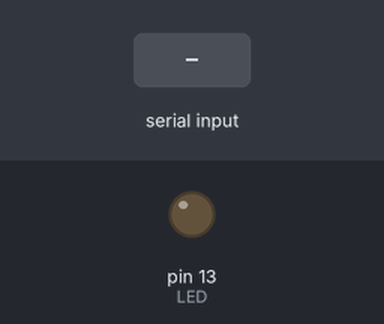
Recording of a sketch running on a simulated Arduino Uno, built with avr-gcc and run on an emulated ATmega328P. On the bench: output pins drawn as LEDs (lit = HIGH). The inputs (shaded band) are chosen by the test bench.

Above: at 1.2 s.
1.3 s: "1" received over Serial
At 2.2 s:
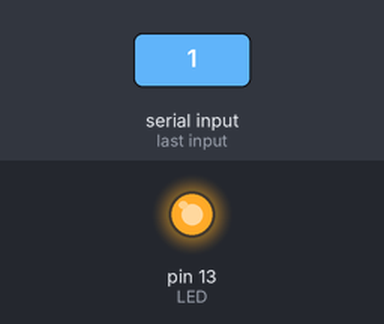
2.8 s: "0" received over Serial
At 3.4 s:
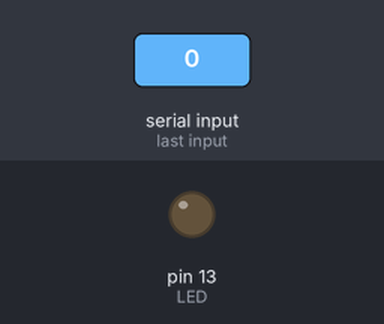
Timing chart, 0 to 5.8 s (numbered marks = the images above; inputs shaded):
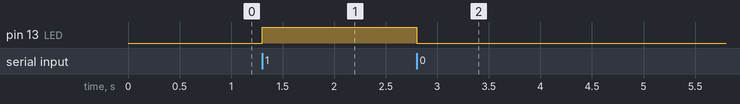

The sketch:

TestComm.ino
```cpp
int LED = 13;
int state = 0;

void setup() {
  // put your setup code here, to run once:
  Serial.begin(9600);

  pinMode(LED, OUTPUT);

}

void loop() {
  // put your main code here, to run repeatedly:

  commands();

}

void commands(){
  if(Serial.available() > 0){

    int input = Serial.read();

    switch(input){

      case '1':
        light_on();
        break;
      case '0':
        light_off();
        break;
      case 's':
        delay(10);
        light_state();
    }
  }
}

void light_on(){
  digitalWrite(LED, HIGH);

}
void light_off(){
  digitalWrite(LED, LOW);

}
void light_state(){
  state = digitalRead(LED);

  if(state == HIGH){
    Serial.print("1");
  }
  if(state == LOW){
    Serial.print("0");
  }

}
```

Measured:
- after the input at 1.3 s, pin 13 (LED): LOW → HIGH at once
- after the input at 2.8 s, pin 13 (LED): HIGH → LOW at once
